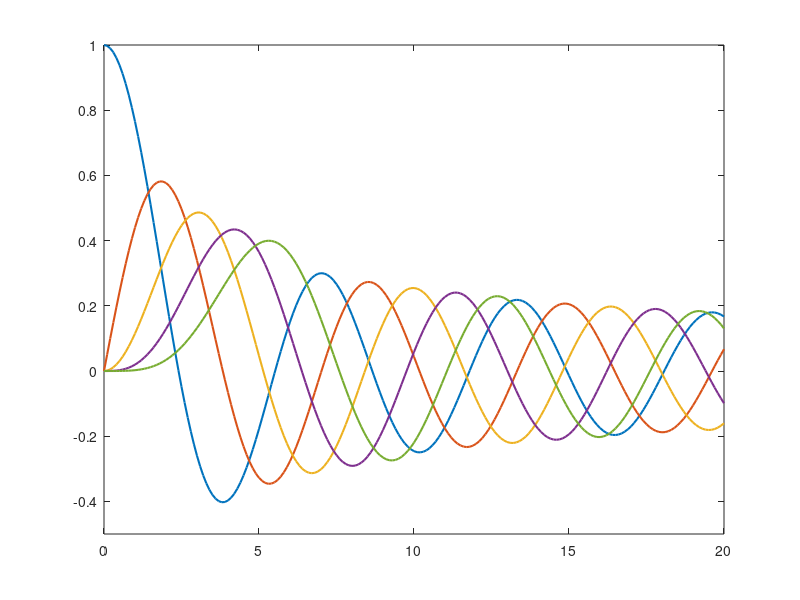

The MATLAB script that drew this image:
%test bessel function of first kind

X = 0:0.1:20;
J = zeros(5, 201);

for i = 0:4
    J(i+1,:) = besselj(i,X);
end

plot(X,J,'LineWidth',1.5)
axis([0 20 -0.5 1]);